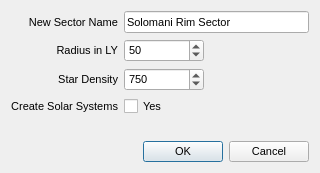
<?xml version="1.0" encoding="UTF-8"?>
<ui version="4.0">
 <class>NewSectorDialog</class>
 <widget class="QDialog" name="NewSectorDialog">
  <property name="geometry">
   <rect>
    <x>0</x>
    <y>0</y>
    <width>320</width>
    <height>173</height>
   </rect>
  </property>
  <property name="font">
   <font>
    <pointsize>8</pointsize>
   </font>
  </property>
  <property name="windowTitle">
   <string>New Sector</string>
  </property>
  <property name="styleSheet">
   <string notr="true"/>
  </property>
  <layout class="QVBoxLayout" name="verticalLayout">
   <item>
    <layout class="QGridLayout" name="gridLayout">
     <item row="0" column="0">
      <widget class="QLabel" name="label">
       <property name="text">
        <string>New Sector Name</string>
       </property>
       <property name="alignment">
        <set>Qt::AlignRight|Qt::AlignTrailing|Qt::AlignVCenter</set>
       </property>
      </widget>
     </item>
     <item row="1" column="0">
      <widget class="QLabel" name="label_2">
       <property name="text">
        <string>Radius in LY</string>
       </property>
       <property name="alignment">
        <set>Qt::AlignRight|Qt::AlignTrailing|Qt::AlignVCenter</set>
       </property>
      </widget>
     </item>
     <item row="2" column="0">
      <widget class="QLabel" name="label_3">
       <property name="text">
        <string>Star Density</string>
       </property>
       <property name="alignment">
        <set>Qt::AlignRight|Qt::AlignTrailing|Qt::AlignVCenter</set>
       </property>
      </widget>
     </item>
     <item row="0" column="1" colspan="2">
      <widget class="QLineEdit" name="txtSectorName">
       <property name="minimumSize">
        <size>
         <width>130</width>
         <height>0</height>
        </size>
       </property>
       <property name="text">
        <string>Solomani Rim Sector</string>
       </property>
      </widget>
     </item>
     <item row="3" column="0">
      <widget class="QLabel" name="label_4">
       <property name="text">
        <string>Create Solar Systems</string>
       </property>
       <property name="alignment">
        <set>Qt::AlignRight|Qt::AlignTrailing|Qt::AlignVCenter</set>
       </property>
      </widget>
     </item>
     <item row="3" column="1">
      <widget class="QCheckBox" name="chkCreateSolSys">
       <property name="text">
        <string>Yes</string>
       </property>
      </widget>
     </item>
     <item row="2" column="1">
      <widget class="QSpinBox" name="spnStarDensity">
       <property name="minimumSize">
        <size>
         <width>70</width>
         <height>0</height>
        </size>
       </property>
       <property name="maximumSize">
        <size>
         <width>80</width>
         <height>16777215</height>
        </size>
       </property>
       <property name="minimum">
        <number>500</number>
       </property>
       <property name="maximum">
        <number>1400</number>
       </property>
       <property name="singleStep">
        <number>50</number>
       </property>
       <property name="value">
        <number>750</number>
       </property>
      </widget>
     </item>
     <item row="1" column="1">
      <widget class="QSpinBox" name="spnRadiusInLY">
       <property name="minimumSize">
        <size>
         <width>70</width>
         <height>0</height>
        </size>
       </property>
       <property name="maximumSize">
        <size>
         <width>80</width>
         <height>16777215</height>
        </size>
       </property>
       <property name="minimum">
        <number>20</number>
       </property>
       <property name="maximum">
        <number>120</number>
       </property>
       <property name="singleStep">
        <number>5</number>
       </property>
       <property name="value">
        <number>50</number>
       </property>
      </widget>
     </item>
    </layout>
   </item>
   <item>
    <spacer name="verticalSpacer">
     <property name="orientation">
      <enum>Qt::Vertical</enum>
     </property>
     <property name="sizeHint" stdset="0">
      <size>
       <width>20</width>
       <height>37</height>
      </size>
     </property>
    </spacer>
   </item>
   <item>
    <widget class="QDialogButtonBox" name="buttonBox">
     <property name="orientation">
      <enum>Qt::Horizontal</enum>
     </property>
     <property name="standardButtons">
      <set>QDialogButtonBox::Cancel|QDialogButtonBox::Ok</set>
     </property>
    </widget>
   </item>
  </layout>
 </widget>
 <resources/>
 <connections>
  <connection>
   <sender>buttonBox</sender>
   <signal>accepted()</signal>
   <receiver>NewSectorDialog</receiver>
   <slot>accept()</slot>
   <hints>
    <hint type="sourcelabel">
     <x>248</x>
     <y>254</y>
    </hint>
    <hint type="destinationlabel">
     <x>157</x>
     <y>274</y>
    </hint>
   </hints>
  </connection>
  <connection>
   <sender>buttonBox</sender>
   <signal>rejected()</signal>
   <receiver>NewSectorDialog</receiver>
   <slot>reject()</slot>
   <hints>
    <hint type="sourcelabel">
     <x>316</x>
     <y>260</y>
    </hint>
    <hint type="destinationlabel">
     <x>286</x>
     <y>274</y>
    </hint>
   </hints>
  </connection>
 </connections>
</ui>
